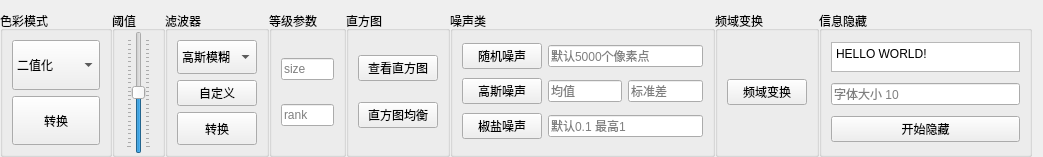
             <widget class="QWidget" name="scrollAreaWidgetContents_2">
              <property name="geometry">
               <rect>
                <x>0</x>
                <y>0</y>
                <width>1043</width>
                <height>157</height>
               </rect>
              </property>
              <layout class="QHBoxLayout" name="horizontalLayout_9">
               <property name="spacing">
                <number>0</number>
               </property>
               <property name="leftMargin">
                <number>0</number>
               </property>
               <property name="bottomMargin">
                <number>0</number>
               </property>
               <item>
                <widget class="QGroupBox" name="groupBox">
                 <property name="title">
                  <string>色彩模式</string>
                 </property>
                 <layout class="QVBoxLayout" name="verticalLayout_3">
                  <item>
                   <widget class="QComboBox" name="patternBox">
                    <property name="sizePolicy">
                     <sizepolicy hsizetype="Preferred" vsizetype="Preferred">
                      <horstretch>0</horstretch>
                      <verstretch>0</verstretch>
                     </sizepolicy>
                    </property>
                    <item>
                     <property name="text">
                      <string>二值化</string>
                     </property>
                    </item>
                    <item>
                     <property name="text">
                      <string>灰度转换</string>
                     </property>
                    </item>
                    <item>
                     <property name="text">
                      <string>二值转换</string>
                     </property>
                    </item>
                    <item>
                     <property name="text">
                      <string>RGB转换</string>
                     </property>
                    </item>
                    <item>
                     <property name="text">
                      <string>RGBA转换</string>
                     </property>
                    </item>
                    <item>
                     <property name="text">
                      <string>CMYK</string>
                     </property>
                    </item>
                    <item>
                     <property name="text">
                      <string>YCbCr</string>
                     </property>
                    </item>
                    <item>
                     <property name="text">
                      <string>I</string>
                     </property>
                    </item>
                    <item>
                     <property name="text">
                      <string>F</string>
                     </property>
                    </item>
                    <item>
                     <property name="text">
                      <string>图像反转</string>
                     </property>
                    </item>
                    <item>
                     <property name="text">
                      <string>对数变换</string>
                     </property>
                    </item>
                    <item>
                     <property name="text">
                      <string>伽马变换</string>
                     </property>
                    </item>
                   </widget>
                  </item>
                  <item>
                   <widget class="QPushButton" name="changePatternBtn">
                    <property name="sizePolicy">
                     <sizepolicy hsizetype="Preferred" vsizetype="Preferred">
                      <horstretch>0</horstretch>
                      <verstretch>0</verstretch>
                     </sizepolicy>
                    </property>
                    <property name="text">
                     <string>转换</string>
                    </property>
                   </widget>
                  </item>
                 </layout>
                </widget>
               </item>
               <item>
                <widget class="QGroupBox" name="thresholdBox">
                 <property name="title">
                  <string>阈值</string>
                 </property>
                 <layout class="QHBoxLayout" name="horizontalLayout_3">
                  <property name="leftMargin">
                   <number>0</number>
                  </property>
                  <property name="topMargin">
                   <number>0</number>
                  </property>
                  <property name="rightMargin">
                   <number>0</number>
                  </property>
                  <property name="bottomMargin">
                   <number>0</number>
                  </property>
                  <item>
                   <widget class="QSlider" name="thresholdSlider">
                    <property name="maximum">
                     <number>255</number>
                    </property>
                    <property name="value">
                     <number>127</number>
                    </property>
                    <property name="orientation">
                     <enum>Qt::Vertical</enum>
                    </property>
                    <property name="tickPosition">
                     <enum>QSlider::TicksBothSides</enum>
                    </property>
                   </widget>
                  </item>
                 </layout>
                </widget>
               </item>
               <item>
                <widget class="QGroupBox" name="groupBox_2">
                 <property name="title">
                  <string>滤波器</string>
                 </property>
                 <layout class="QVBoxLayout" name="verticalLayout_4">
                  <item>
                   <widget class="QComboBox" name="filterBox">
                    <property name="sizePolicy">
                     <sizepolicy hsizetype="Preferred" vsizetype="Preferred">
                      <horstretch>0</horstretch>
                      <verstretch>0</verstretch>
                     </sizepolicy>
                    </property>
                    <item>
                     <property name="text">
                      <string>高斯模糊</string>
                     </property>
                    </item>
                    <item>
                     <property name="text">
                      <string>普通模糊</string>
                     </property>
                    </item>
                    <item>
                     <property name="text">
                      <string>边缘增强</string>
                     </property>
                    </item>
                    <item>
                     <property name="text">
                      <string>边缘检测</string>
                     </property>
                    </item>
                    <item>
                     <property name="text">
                      <string>浮雕</string>
                     </property>
                    </item>
                    <item>
                     <property name="text">
                      <string>轮廓</string>
                     </property>
                    </item>
                    <item>
                     <property name="text">
                      <string>锐化</string>
                     </property>
                    </item>
                    <item>
                     <property name="text">
                      <string>平滑</string>
                     </property>
                    </item>
                    <item>
                     <property name="text">
                      <string>细节</string>
                     </property>
                    </item>
                    <item>
                     <property name="text">
                      <string>等级</string>
                     </property>
                    </item>
                    <item>
                     <property name="text">
                      <string>中值滤波</string>
                     </property>
                    </item>
                    <item>
                     <property name="text">
                      <string>最小滤波</string>
                     </property>
                    </item>
                    <item>
                     <property name="text">
                      <string>最大滤波</string>
                     </property>
                    </item>
                    <item>
                     <property name="text">
                      <string>模式滤波</string>
                     </property>
                    </item>
                   </widget>
                  </item>
                  <item>
                   <widget class="QPushButton" name="customFilterBtn">
                    <property name="text">
                     <string>自定义</string>
                    </property>
                   </widget>
                  </item>
                  <item>
                   <widget class="QPushButton" name="filterBtn">
                    <property name="sizePolicy">
                     <sizepolicy hsizetype="Preferred" vsizetype="Preferred">
                      <horstretch>0</horstretch>
                      <verstretch>0</verstretch>
                     </sizepolicy>
                    </property>
                    <property name="text">
                     <string>转换</string>
                    </property>
                   </widget>
                  </item>
                 </layout>
                </widget>
               </item>
               <item>
                <widget class="QGroupBox" name="rankGroupBox">
                 <property name="title">
                  <string>等级参数</string>
                 </property>
                 <layout class="QVBoxLayout" name="verticalLayout_8">
                  <item>
                   <widget class="QLineEdit" name="sizeEdit">
                    <property name="placeholderText">
                     <string>size</string>
                    </property>
                   </widget>
                  </item>
                  <item>
                   <widget class="QLineEdit" name="rankEdit">
                    <property name="placeholderText">
                     <string>rank</string>
                    </property>
                   </widget>
                  </item>
                 </layout>
                </widget>
               </item>
               <item>
                <widget class="QGroupBox" name="groupBox_4">
                 <property name="title">
                  <string>直方图</string>
                 </property>
                 <layout class="QVBoxLayout" name="verticalLayout_6">
                  <item>
                   <widget class="QPushButton" name="histogramBtn">
                    <property name="text">
                     <string>查看直方图</string>
                    </property>
                   </widget>
                  </item>
                  <item>
                   <widget class="QPushButton" name="histogramBalancedBtn">
                    <property name="text">
                     <string>直方图均衡</string>
                    </property>
                   </widget>
                  </item>
                 </layout>
                </widget>
               </item>
               <item>
                <widget class="QGroupBox" name="groupBox_6">
                 <property name="title">
                  <string>噪声类</string>
                 </property>
                 <layout class="QGridLayout" name="gridLayout_2">
                  <item row="0" column="0">
                   <widget class="QPushButton" name="randomNoiseBtn">
                    <property name="text">
                     <string>随机噪声</string>
                    </property>
                   </widget>
                  </item>
                  <item row="0" column="1">
                   <widget class="QLineEdit" name="randomEdit">
                    <property name="placeholderText">
                     <string>默认5000个像素点</string>
                    </property>
                   </widget>
                  </item>
                  <item row="1" column="0">
                   <widget class="QPushButton" name="gaussianNoiseBtn">
                    <property name="text">
                     <string>高斯噪声</string>
                    </property>
                   </widget>
                  </item>
                  <item row="1" column="1">
                   <layout class="QHBoxLayout" name="horizontalLayout_7">
                    <item>
                     <widget class="QLineEdit" name="meanEdit">
                      <property name="placeholderText">
                       <string>均值</string>
                      </property>
                     </widget>
                    </item>
                    <item>
                     <widget class="QLineEdit" name="sigmaEdit">
                      <property name="placeholderText">
                       <string>标准差</string>
                      </property>
                     </widget>
                    </item>
                   </layout>
                  </item>
                  <item row="2" column="0">
                   <widget class="QPushButton" name="saltNoiseBtn">
                    <property name="text">
                     <string>椒盐噪声</string>
                    </property>
                   </widget>
                  </item>
                  <item row="2" column="1">
                   <widget class="QLineEdit" name="saltEdit">
                    <property name="placeholderText">
                     <string>默认0.1 最高1</string>
                    </property>
                   </widget>
                  </item>
                 </layout>
                </widget>
               </item>
               <item>
                <widget class="QGroupBox" name="groupBox_7">
                 <property name="title">
                  <string>频域变换</string>
                 </property>
                 <layout class="QVBoxLayout" name="verticalLayout_12">
                  <item>
                   <widget class="QPushButton" name="fftBtn">
                    <property name="text">
                     <string>频域变换</string>
                    </property>
                   </widget>
                  </item>
                 </layout>
                </widget>
               </item>
               <item>
                <widget class="QGroupBox" name="groupBox_12">
                 <property name="title">
                  <string>信息隐藏</string>
                 </property>
                 <layout class="QVBoxLayout" name="verticalLayout_13">
                  <property name="spacing">
                   <number>0</number>
                  </property>
                  <property name="topMargin">
                   <number>0</number>
                  </property>
                  <property name="bottomMargin">
                   <number>0</number>
                  </property>
                  <item>
                   <widget class="QPlainTextEdit" name="hideInfoEdit">
                    <property name="sizePolicy">
                     <sizepolicy hsizetype="Preferred" vsizetype="Preferred">
                      <horstretch>0</horstretch>
                      <verstretch>0</verstretch>
                     </sizepolicy>
                    </property>
                    <property name="maximumSize">
                     <size>
                      <width>16777215</width>
                      <height>30</height>
                     </size>
                    </property>
                    <property name="plainText">
                     <string>HELLO WORLD!</string>
                    </property>
                   </widget>
                  </item>
                  <item>
                   <widget class="QLineEdit" name="fontSizeEdit">
                    <property name="placeholderText">
                     <string>字体大小 10</string>
                    </property>
                   </widget>
                  </item>
                  <item>
                   <widget class="QPushButton" name="hideInfoBtn">
                    <property name="text">
                     <string>开始隐藏</string>
                    </property>
                   </widget>
                  </item>
                 </layout>
                </widget>
               </item>
              </layout>
             </widget>
